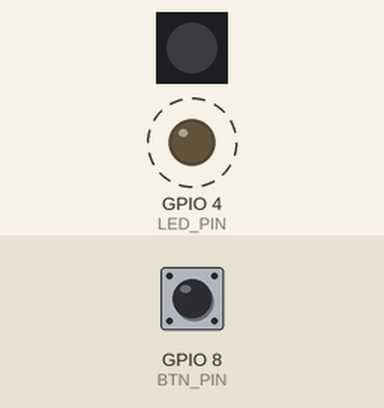
The program below on a simulated ESP32-S3. Shown: 1 RGB LEDs in strip order, left to right, output pins drawn as LEDs (lit = HIGH). Dashed ring = blinking. Inputs (shaded band) come from the test bench; at power-on: GPIO 8 (BTN_PIN) LOW. What the program prints to the serial monitor is not drawn.

Above: at 0.2 s.
Timing chart, 0 to 3.0 s (numbered marks = the images above):
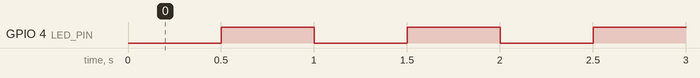

Measured:
- by itself, GPIO 4 (LED_PIN): alternates HIGH for 0.50 s and LOW for 0.50 s

The program:

main.cpp
```cpp
#include <Arduino.h>
#include <Adafruit_NeoPixel.h>

#define RGB_PIN 48
#define LED_PIN 4
#define BTN_PIN 8

hw_timer_t * timerCounter = NULL;
hw_timer_t * timerLED = NULL;
volatile bool ledState = false;
volatile unsigned long count = 0;

Adafruit_NeoPixel rgb(1, RGB_PIN, NEO_GRB + NEO_KHZ800);

void IRAM_ATTR ledOnISR() {
    ledState = !ledState;
    // digitalWrite(LED_PIN, ledState);
}

void IRAM_ATTR counterISR(){
    if (digitalRead(BTN_PIN) == HIGH){
        count++;
    }
}

void setup()
{
    Serial.begin(115200);
    rgb.begin();
    rgb.setPixelColor(0, 0, 0, 0);
    rgb.show();

    pinMode(LED_PIN, OUTPUT);
    pinMode(BTN_PIN, INPUT); // button with pulldown

    timerLED = timerBegin(0, 80, true);
    timerAttachInterrupt(timerLED, &ledOnISR, true);
    timerAlarmWrite(timerLED, 500000, true);
    timerAlarmEnable(timerLED);

    timerCounter = timerBegin(1, 80, true);
    timerAttachInterrupt(timerCounter, &counterISR, true);
    timerAlarmWrite(timerCounter, 1000, true);
    timerAlarmEnable(timerCounter);

    Serial.println("Starting...");
}

void loop()
{
    if (ledState){
        ledState = false;
        digitalWrite(LED_PIN, !digitalRead(LED_PIN));
    }
    static unsigned long lastPrint = 0;
    if (millis() - lastPrint > 2000){
        uint32_t snapshot = 0;
        noInterrupts();
        snapshot = count;
        interrupts();
        Serial.printf("Count: %d \n", snapshot);
        lastPrint = millis();
    }

}
```
